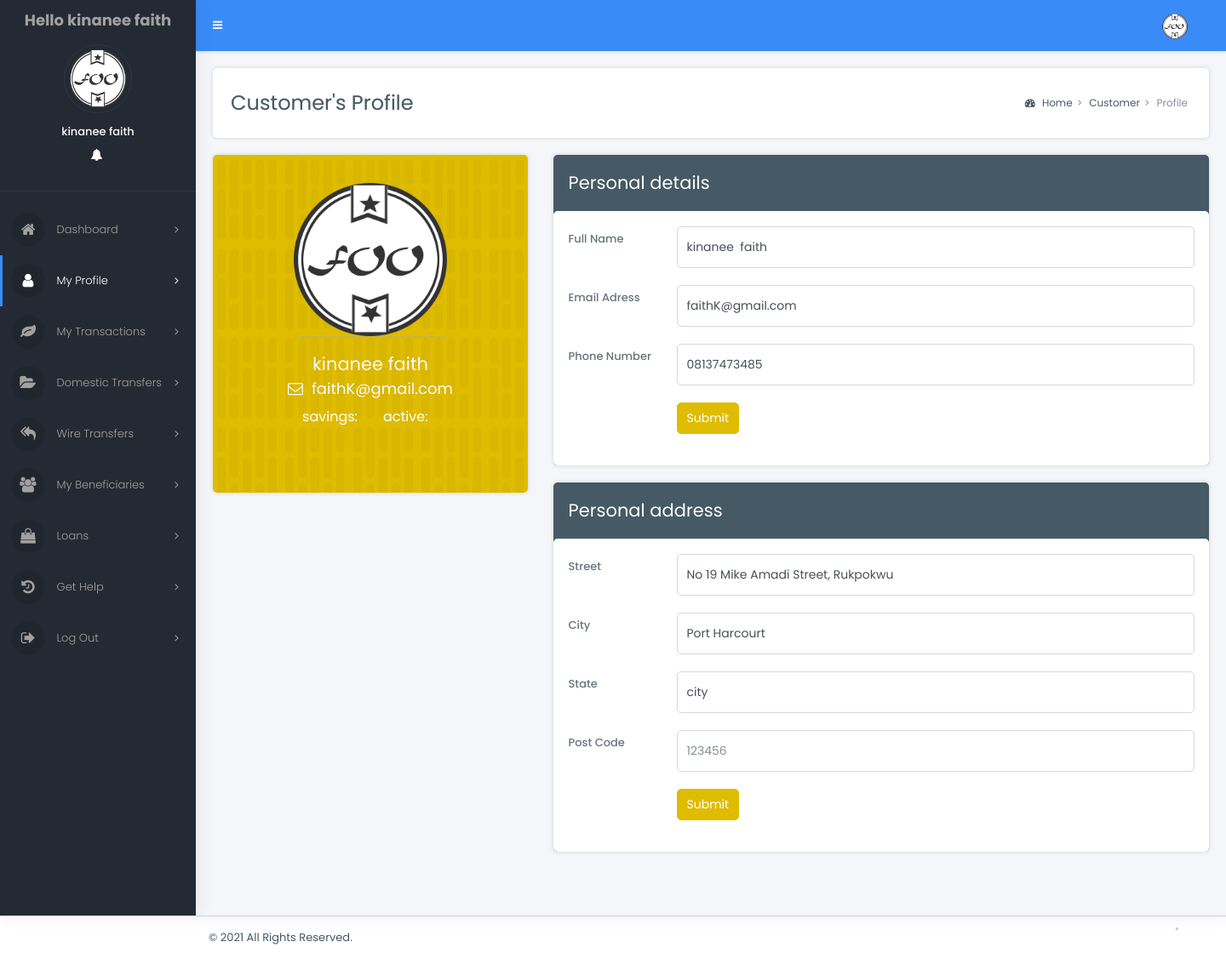
The page /dashboard/profile.php (signed in) on the database its author committed.
### tables this page shows
CREATE TABLE `account` (
  `id` int(11) NOT NULL,
  `account_name` varchar(100) NOT NULL,
  `branch` varchar(250) NOT NULL,
  `account_type` varchar(25) NOT NULL,
  `account_number` int(25) NOT NULL,
  `username` varchar(100) NOT NULL,
  `password` varchar(100) NOT NULL,
  `dob` date NOT NULL,
  `gender` varchar(10) NOT NULL,
  `address` varchar(100) NOT NULL,
  `country` varchar(25) NOT NULL,
  `state` varchar(25) NOT NULL,
  `city` varchar(25) NOT NULL,
  `pin` int(10) NOT NULL,
  `mobile` varchar(25) NOT NULL,
  `email` varchar(100) NOT NULL,
  `open_date` date NOT NULL,
  `note` text NOT NULL,
  `image` varchar(100) NOT NULL,
  `status` varchar(25) NOT NULL,
  `Balance` int(11) NOT NULL
);

### dashboard/profile.php (the view, shortened to what this page needs)
<?php
$connect=mysqli_connect ('localhost', 'kala', 'kala',"test");
if(isset($_SESSION["username"])){
   $id=$_SESSION["username"];
   $check=mysqli_query($connect, 'select * from account where username="'.$id.'"');
   $info=mysqli_fetch_array($check);
    $image = $info['image'];
    $email = $info['email'];
    $address = $info['address'];
    $city = $info['city'];
    $account_type = $info['account_type'];
    $status = $info['status'];
    $name = $info['account_name'];
    $phone_number = $info['mobile'];
?>
<!DOCTYPE html>
<html lang="en">
  <head>
	<link rel="stylesheet" href="assets/vendor_components/bootstrap/dist/css/bootstrap.css">
	<link rel="stylesheet" href="assets/vendor_components/font-awesome/css/font-awesome.css">
	<link rel="stylesheet" href="assets/vendor_components/Ionicons/css/ionicons.css">
	<link rel="stylesheet" href="assets/vendor_components/lineaicons/linea.css">
	<link href="https://www.amcharts.com/lib/3/plugins/export/export.css" rel="stylesheet" type="text/css" />
	<link rel="stylesheet" href="css/bootstrap-extend.css">
	<link rel="stylesheet" href="css/master_style.css">
	<link rel="stylesheet" href="css/skins/_all-skins.css">
  </head>
<body class="hold-transition skin-blue sidebar-mini">
<div class="wrapper">
  <header class="main-header">
    <nav class="navbar navbar-static-top">
      <a href="#" class="sidebar-toggle" data-toggle="push-menu" role="button">
      </a>
      <div class="navbar-custom-menu">
        <ul class="nav navbar-nav">
          <li class="dropdown user user-menu">
            <a href="#" class="dropdown-toggle" data-toggle="dropdown">
              <img src="../admin/dashboard/upload/<?php echo $image?>" class="user-image rounded-circle" alt="User Image">
            </a>
          <li>
          </li>
        </ul>
      </div>
    </nav>
  </header>
  <aside class="main-sidebar">
    <section class="sidebar">
      <div class="user-panel">
		 <div class="ulogo">
			 <a href="index.php">
			  <span><b>Hello <?php echo $name?></b></span>
			</a>
		</div>
        <div class="image">
          <img src="../admin/dashboard/upload/<?php echo $image?>" class="rounded-circle" alt="User Image">
        </div>
        <div class="info">
          <p><?php echo $name?></p>
			<a href="profile.php" class="link" data-toggle="tooltip" title="" data-original-title="Settings"><i class="ion ion-gear-b"></i></a>
            <a href="" class="link" data-toggle="tooltip" title="" data-original-title="No Notifications"><i class="fa fa-bell"></i></a>
            <a href="logout.php" class="link" data-toggle="tooltip" title="" data-original-title="Logout"><i class="ion ion-power"></i></a>
        </div>
      </div>
      <ul class="sidebar-menu" data-widget="tree">
		<li class="nav-devider"></li>
	  <li class="">
          <a href="index.php">
            <i class="fa fa-home"></i> <span>Dashboard</span>
            <span class="pull-right-container">
              <i class="fa fa-angle-right pull-right"></i>
            </span>
          </a>
        </li>
		 <li class="active">
          <a href="profile.php">
            <i class="fa fa-user"></i> <span>My Profile</span>
            <span class="pull-right-container">
              <i class="fa fa-angle-right pull-right"></i>
            </span>
          </a>
        </li>
		 <li class="">
          <a href="statement.php">
            <i class="fa fa-leaf"></i> <span>My Transactions</span>
            <span class="pull-right-container">
              <i class="fa fa-angle-right pull-right"></i>
            </span>
          </a>
        </li>
		 <li class="">
          <a href="dom.php">
            <i class="fa fa-folder-open"></i> <span>Domestic Transfers</span>
            <span class="pull-right-container">
              <i class="fa fa-angle-right pull-right"></i>
            </span>
          </a>
        </li>
		 <li class="">
          <a href="wire.php">
            <i class="fa fa-reply-all"></i> <span>Wire Transfers</span>
            <span class="pull-right-container">
              <i class="fa fa-angle-right pull-right"></i>
            </span>
          </a>
        </li>
		 <li class="">
          <a href="beneficiaries.php">
            <i class="fa fa-group"></i> <span>My Beneficiaries</span>
            <span class="pull-right-container">
              <i class="fa fa-angle-right pull-right"></i>
            </span>
          </a>
        </li>
		 <li class="">
          <a href="loan.php">
            <i class="fa fa-shopping-bag"></i> <span>Loans</span>
            <span class="pull-right-container">
              <i class="fa fa-angle-right pull-right"></i>
            </span>
          </a>
        </li>
		 <li class="">
          <a href="contact.php">
            <i class="fa fa-history"></i> <span>Get Help</span>
            <span class="pull-right-container">
              <i class="fa fa-angle-right pull-right"></i>
            </span>
          </a>
        </li>
		 <li class="">
          <a href="logout.php">
            <i class="fa fa-sign-out"></i> <span>Log Out</span>
            <span class="pull-right-container">
              <i class="fa fa-angle-right pull-right"></i>
            </span>
          </a>
        </li>
      </ul>
    </section>
  </aside>
  <div class="content-wrapper">
    <section class="content-header">
      <h1>
        Customer's Profile
      </h1>
      <ol class="breadcrumb">
        <li class="breadcrumb-item"><a href="#"><i class="fa fa-dashboard"></i> Home</a></li>
        <li class="breadcrumb-item"><a href="#">Customer</a></li>
        <li class="breadcrumb-item active">Profile</li>
      </ol>
    </section>
    <section class="content">
      <div class="row">
        <div class="col-xl-4 col-lg-5">
          <div class="box bg-yellow bg-deathstar-dark">
            <div class="box-body box-profile">
              <img class="profile-user-img rounded img-fluid mx-auto d-block" src="../admin/dashboard/upload/<?php echo $image?>" alt="User profile picture">
              <h2 class="profile-username text-center mb-0"><?php echo $name; ?></h2>
              <h4 class="text-center mt-0"><i class="fa fa-envelope-o mr-10"></i><?php echo $email; ?></h4>
              <div class="row social-states">
				  <div class="col-6 text-right"><a href="#" class="link text-white"><i class="ion ion-ios-people-outline"></i> <?php echo $account_type; ?>:</a></div>
				  <div class="col-6 text-left"><a href="#" class="link text-white"><i class="ion ion-images"></i> <?php echo $status; ?>:</a></div>
			  </div>
              <div class="row">
				<div class="col-12">
					<div class="media-list media-list-hover media-list-divided w-p100 mt-30">
						<h4 class="media media-single p-15">
						</h4>
					</div>
				</div>
              </div>
            </div>
          </div>
        </div>
        <div class="col-xl-8 col-lg-7">
          <div class="box box-solid bg-black">
			<div class="box-header with-border">
			  <h3 class="box-title">Personal details</h3>
			</div>
			<div class="box-body">
			  <div class="row">
				<div class="col-12">
					<div class="form-group row">
					  <label class="col-sm-2 col-form-label">Full Name</label>
					  <div class="col-sm-10">
						<input class="form-control" type="text" placeholder="" value="<?php echo $name; ?>">
					  </div>
					</div>
					<div class="form-group row">
					  <label class="col-sm-2 col-form-label">Email Adress</label>
					  <div class="col-sm-10">
						<input class="form-control" type="email" placeholder="johone@dummy.com" value="<?php echo $email; ?>">
					  </div>
					</div>
					<div class="form-group row">
					  <label class="col-sm-2 col-form-label">Phone Number</label>
					  <div class="col-sm-10">
						<input class="form-control" type="tel" placeholder="123 456 7890" value="<?php echo $phone_number; ?>">
					  </div>
					</div>
					<div class="form-group row">
					  <label class="col-sm-2 col-form-label"></label>
					  <div class="col-sm-10">
						<button type="submit" class="btn btn-yellow">Submit</button>
					  </div>
					</div>
				</div>
			  </div>
			</div>
		  </div>
          <div class="box box-solid bg-black">
			<div class="box-header with-border">
			  <h3 class="box-title">Personal address</h3>
			</div>
			<div class="box-body">
			  <div class="row">
				<div class="col-12">
					<div class="form-group row">
					  <label class="col-sm-2 col-form-label">Street</label>
					  <div class="col-sm-10">
						<input class="form-control" type="text" placeholder="A-458, Lorem Ipsum, city" value="<?php echo $address ?>">
					  </div>
					</div>
					<div class="form-group row">
					  <label class="col-sm-2 col-form-label">City</label>
					  <div class="col-sm-10">
						<input class="form-control" type="text" placeholder="Your City" value="<?php echo $city ?>">
					  </div>
					</div>
					<div class="form-group row">
					  <label class="col-sm-2 col-form-label">State</label>
					  <div class="col-sm-10">
						<input class="form-control" type="text" placeholder="Your State" value="city">
					  </div>
					</div>
					<div class="form-group row">
					  <label class="col-sm-2 col-form-label">Post Code</label>
					  <div class="col-sm-10">
						<input class="form-control" type="number" placeholder="123456" value="<?php echo $postal_code; ?>">
					  </div>
					</div>
					<div class="form-group row">
					  <label class="col-sm-2 col-form-label"></label>
					  <div class="col-sm-10">
						<button type="submit" class="btn btn-yellow">Submit</button>
					  </div>
					</div>
				</div>
			  </div>
			</div>
		  </div>
			<div class="box-body">
          <?php } ?>
				</div>
			  </div>
			</div>
		  </div>
        </div>
  <footer class="main-footer">
    <div class="pull-right d-none d-sm-inline-block">
        <ul class="nav nav-primary nav-dotted nav-dot-separated justify-content-center justify-content-md-end">
		  <li class="nav-item">
			<a class="nav-link" href="javascript:void(0)"></a>
		  </li>
		  <li class="nav-item">
			<a class="nav-link" href="#"></a>
		  </li>
		</ul>
    </div>
	  &copy; 2021 All Rights Reserved.
  </footer>
</body>
</html>

### dashboard/css/skins/_all-skins.css (style rules this page uses)
.skin-blue .main-header .navbar { background-color: #398bf7; }
.skin-blue .main-header .navbar .nav > li > a { color: #ffffff; }
.skin-blue .main-header .navbar .sidebar-toggle { color: #ffffff; }
.skin-blue .main-header .navbar .sidebar-toggle { color: #fff; }
.skin-blue .content-header { background: #ffffff; -webkit-box-shadow: 1px 0 5px rgba(0, 0, 0, 0.1); box-shadow: 1px 0 5px rgba(0, 0, 0, 0.1); }
.skin-blue .content { background: #f4f6f9; }
.skin-blue .wrapper, .skin-blue .main-sidebar, .skin-blue .left-side { background-color: #242a33; box-shadow: 1px 0px 20px rgba(0,0,0,0.08); }
.skin-blue .user-panel > .info, .skin-blue .user-panel > .info > a { color: #fff; }
.skin-blue .sidebar { border-color: #398bf7; }
.skin-blue .sidebar-menu > li > a { border-left:3px solid #242a33; }
.skin-blue .sidebar-menu>li:hover>a, .skin-blue .sidebar-menu>li.active>a, .skin-blue .sidebar-menu>li.menu-open>a { color: #ffffff; background: #242a33; }
.skin-blue .sidebar-menu > li.active > a, .skin-blue .sidebar-menu > li.menu-open > a { color: #ffffff; }
.skin-blue .sidebar-menu > li.active > a { border-left-color: #398bf7; }
.skin-blue .sidebar a { color: #a1a1a1; }

### rows shown on the page
account: image (picture), account_name "kinanee faith", email "faithK@gmail.com", account_type "savings", status "active", mobile "08137473485", address "No 19 Mike Amadi Street, Rukpokwu", city "Port Harcourt"
